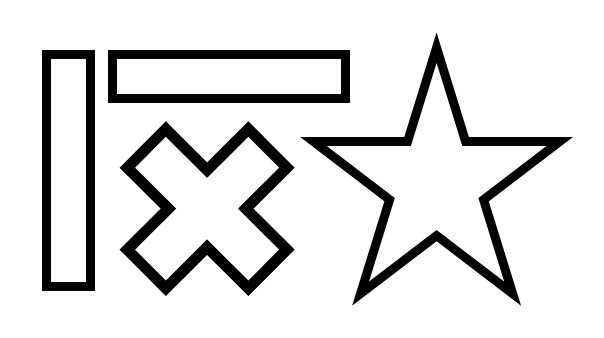
#> input picture CV1/shapes.png, 604 x 338 px
$ python A1_edge_detection.py
#> lines starting #> are read from the running program, lines starting #| are printed output that depends on the picture
### CV1/my_functions.py
import numpy as np
import math

sobel_x = [[1, 0, -1], [2, 0, -2], [1, 0, -1]]
sobel_y = [[1, 2, 1], [0, 0, 0], [-1, -2, -1]]


# [55 lines left out: function cross_correlation_1d, not called in this run]


def cross_correlation_2d(img, kernel):
    img_height = img.shape[0]
    img_width = img.shape[1]
    kernel_size = len(kernel)
    result_arr = np.empty(img.shape, dtype=np.float64)

    # ------------------------------padding------------------------------------ #
    column_padding = (kernel_size - 1) / 2
    row_padding = (kernel_size - 1) / 2

    while column_padding > 0:
        img = np.insert(img, 0, values=img[:, 0], axis=1)
        img = np.insert(img, img_width + 1, values=img[:, img_width], axis=1)
        img_width = img.shape[1]
        column_padding -= 1

    while row_padding > 0:
        img = np.insert(img, 0, values=img[0, :], axis=0)
        img = np.insert(img, img_height + 1, values=img[img_height, :], axis=0)
        img_height = img.shape[0]
        row_padding -= 1

    # -------------------------------------------------------------------------- #

    fimg_width = img_width - kernel_size + 1
    fimg_height = img_height - kernel_size + 1

    for i in range(0, fimg_height):
        for j in range(0, fimg_width):
            target = img[i:i + kernel_size, j:j + kernel_size]
            result = np.multiply(target, kernel)
            result_arr[i][j] = result.sum()

    return result_arr


# [9 lines left out: function get_gaussian_filter_1d, not called in this run]


def get_gaussian_filter_2d(size, sigma):
    kernel = [[0] * size for _ in range(size)]

    for i in range(0, size):
        for j in range(0, size):
            kernel[i][j] = float(math.exp(-(((i - int(size / 2)) ** 2 + (j - int(size / 2)) ** 2) / (2 * sigma ** 2)))) \
                           / float(2 * math.pi * sigma ** 2)

    kernel = kernel / np.sum(kernel)
    return np.array(kernel)

### CV1/A1_edge_detection.py
import cv2
import numpy as np
import my_functions as my
import time


def compute_image_gradient(img):
    # convert to cross-correlation filter
    sobel_x_cc = np.array(np.flip(my.sobel_x))
    sobel_y_cc = np.array(np.flip(my.sobel_y))

    dx = my.cross_correlation_2d(img, sobel_x_cc)
    dy = my.cross_correlation_2d(img, sobel_y_cc)

    magnitude = np.sqrt(np.square(dx) + np.square(dy))
    magnitude *= 255.0 / np.max(magnitude)
    magnitude = magnitude.astype(np.uint8)

    direction = np.rad2deg(np.arctan2(dy, dx))
    direction[direction < 0] += 360

    return direction, magnitude


def non_maximum_suppression_dir(mag, dir):
    result_mag = np.zeros(mag.shape)
    height = mag.shape[0]
    width = mag.shape[1]
    degree_list = [0, 45, 90, 135, 180, 225, 270, 315]

    for i in range(1, height - 1):
        for j in range(1, width - 1):
            target = mag[i][j]
            quan_dir = find_nearest(degree_list, dir[i][j])

            if quan_dir == 0 or quan_dir == 180:
                if mag[i][j + 1] <= target and mag[i][j - 1] <= target:
                    result_mag[i][j] = mag[i][j]

            elif quan_dir == 45 or quan_dir == 225:
                if mag[i - 1][j - 1] <= target and mag[i + 1][j + 1] <= target:
                    result_mag[i][j] = mag[i][j]

            elif quan_dir == 90 or quan_dir == 270:
                if mag[i - 1][j] <= target and mag[i + 1][j] <= target:
                    result_mag[i][j] = mag[i][j]

            elif quan_dir == 135 or quan_dir == 315:
                if mag[i + 1][j - 1] <= target and mag[i - 1][j + 1] <= target:
                    result_mag[i][j] = mag[i][j]

    result_mag = result_mag.astype(np.uint8)

    return result_mag


def find_nearest(array, value):
    array = np.asarray(array)
    if value > 337.5:
        return array[0]
    idx = (np.abs(array - value)).argmin()
    return array[idx]


def main():

    for target in ['shapes.png', 'lenna.png']:
        print("-------------------------------------------------------")
        print("<", target, ">\n")
        img = cv2.imread(target, cv2.IMREAD_GRAYSCALE)
#> img is the input picture: shape (338, 604); min 0, max 255, mean 222.3

        kernel = my.get_gaussian_filter_2d(7, 1.5)
        fimg = my.cross_correlation_2d(img, kernel)
#> after the loop in cross_correlation_2d, `while column_padding > 0:`:
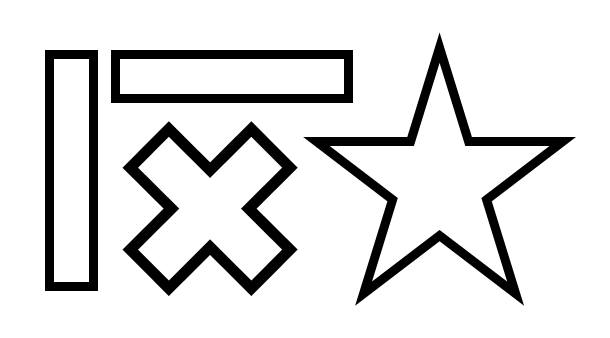
#> img: shape (338, 610); min 0, max 255, mean 222.7
#> after the loop in cross_correlation_2d, `while column_padding > 0:`: column_padding = 0

        start = time.time()
        direction, raw_mag = compute_image_gradient(fimg)
#> the loop in cross_correlation_2d (call 2), `while column_padding > 0:` made 1 pass
#> pass 1, in cross_correlation_2d (call 2), `img = np.insert(img, img_width + 1, values=img[:, img_width], axis=1)`:
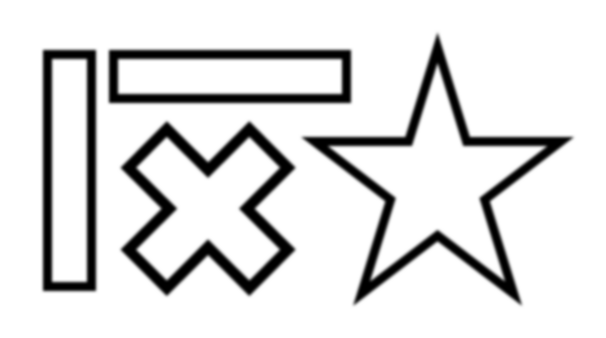
#> img: shape (338, 606) float64; min 0, max 255, mean 222.4
#> the loop in cross_correlation_2d (call 2), `while row_padding > 0:` made 1 pass
#> pass 1, in cross_correlation_2d (call 2), `img = np.insert(img, img_height + 1, values=img[img_height, :], axis=0)`:
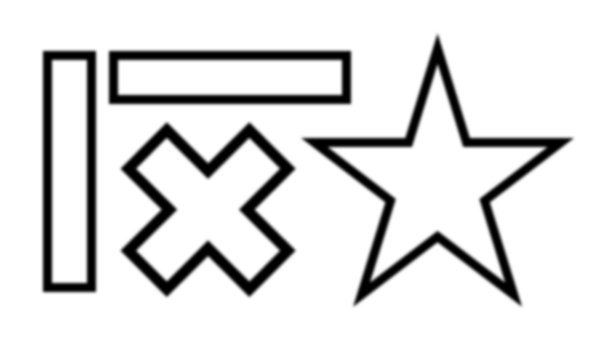
#> img: shape (340, 606) float64; min 0, max 255, mean 222.6
#> after the loop in cross_correlation_2d (call 2), `for i in range(0, fimg_height):`:
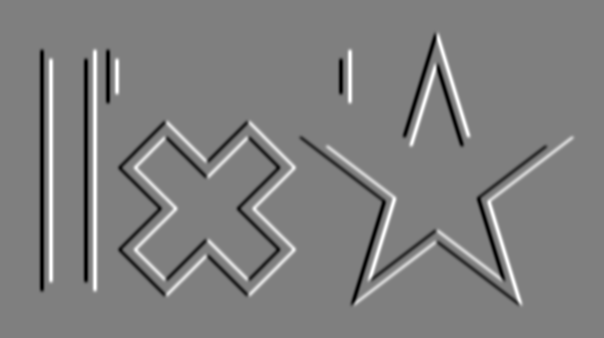
#> result_arr: shape (338, 604) float64; min -497.2, max 497.2, mean 0; drawn with min black and max white
#> after the loop in cross_correlation_2d (call 3), `for i in range(0, fimg_height):`:
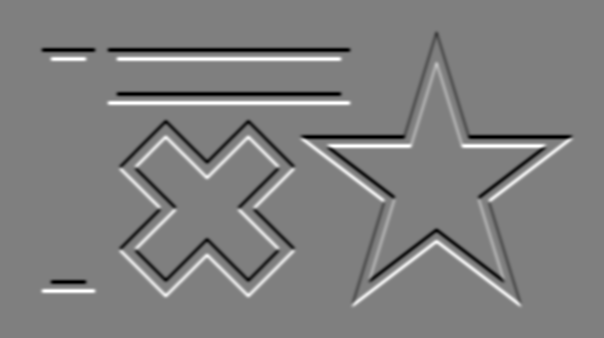
#> result_arr: shape (338, 604) float64; min -497.2, max 497.2, mean 0; drawn with min black and max white
#> in compute_image_gradient, `direction[direction < 0] += 360`:
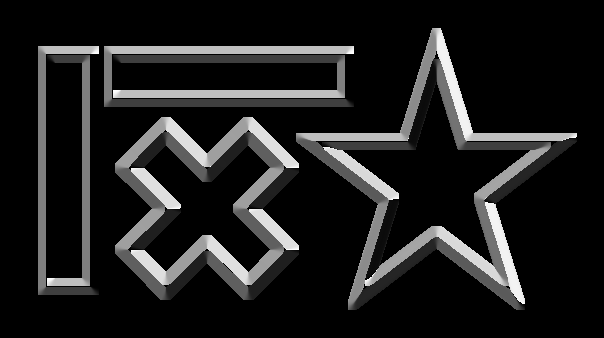
#> direction: shape (338, 604) float64; min 0, max 359.6, mean 42.4; drawn with min black and max white
        print("compute_image_gradient time:", time.time() - start)

        cv2.imwrite('./result/part_2_edge_raw_' + target, raw_mag)
        cv2.imshow('RAW_MAG', raw_mag)
        cv2.waitKey(0)
        cv2.destroyAllWindows()

        start = time.time()
        suppressed_mag = non_maximum_suppression_dir(raw_mag, direction)
#> the loop in non_maximum_suppression_dir, `for i in range(1, height - 1):` made 336 passes
#> after the loop in non_maximum_suppression_dir, `for i in range(1, height - 1):`:
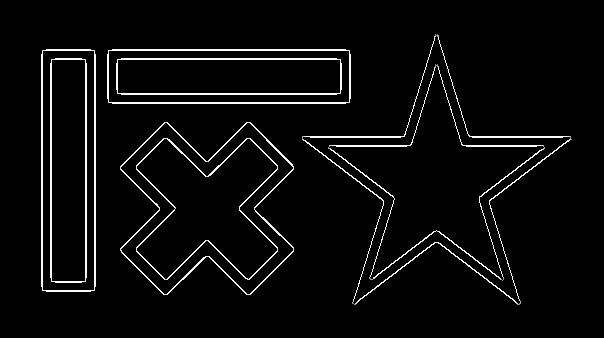
#> result_mag: shape (338, 604) float64; min 0, max 255, mean 10.6
        print("non_maximum_suppression_dir time: ", time.time() - start)

        cv2.imwrite('./result/part_2_edge_sup_' + target, suppressed_mag)
        cv2.imshow('SUPPRESSED_MAG', suppressed_mag)
        cv2.waitKey(0)
        cv2.destroyAllWindows()
        print()


if __name__ == "__main__":
#> (the run stopped early here; a loop or call above may not have finished)
